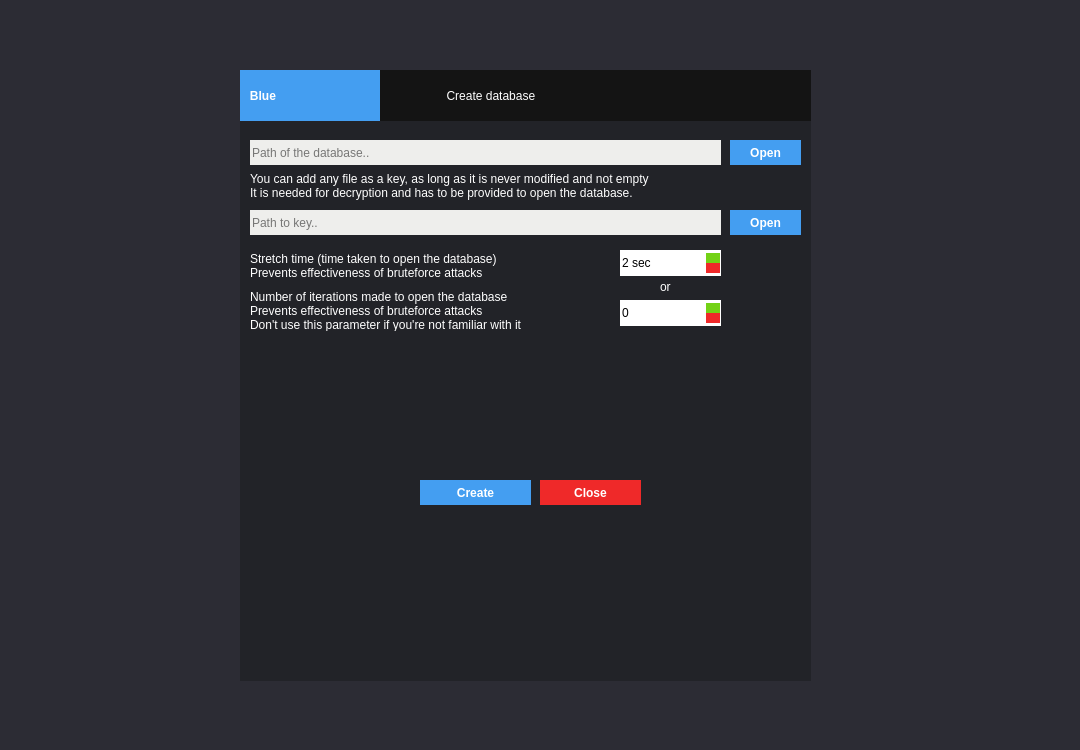
<?xml version="1.0" encoding="UTF-8"?>
<ui version="4.0">
 <class>DatabaseCreator</class>
 <widget class="QWidget" name="DatabaseCreator">
  <property name="geometry">
   <rect>
    <x>0</x>
    <y>0</y>
    <width>1080</width>
    <height>750</height>
   </rect>
  </property>
  <property name="windowTitle">
   <string>Form</string>
  </property>
  <property name="styleSheet">
   <string notr="true">background-color: rgb(44, 44, 52);</string>
  </property>
  <widget class="QPushButton" name="openKey">
   <property name="geometry">
    <rect>
     <x>730</x>
     <y>210</y>
     <width>71</width>
     <height>25</height>
    </rect>
   </property>
   <property name="styleSheet">
    <string notr="true">QPushButton
{
border:0px;
background-color: rgb(68, 158, 241);
color: rgb(255, 255, 255);
font-weight: bold
}

QPushButton::pressed {
background-color: rgb(93, 127, 247);
}</string>
   </property>
   <property name="text">
    <string>Open</string>
   </property>
  </widget>
  <widget class="QLabel" name="label_2">
   <property name="geometry">
    <rect>
     <x>240</x>
     <y>70</y>
     <width>141</width>
     <height>51</height>
    </rect>
   </property>
   <property name="styleSheet">
    <string notr="true">background-color: rgb(68, 158, 241);
color: rgb(255, 255, 255);
font: 75 22pt &quot;DejaVu Sans&quot;;
font-weight: bold</string>
   </property>
   <property name="text">
    <string>   Blue</string>
   </property>
  </widget>
  <widget class="QLabel" name="label_3">
   <property name="geometry">
    <rect>
     <x>380</x>
     <y>70</y>
     <width>431</width>
     <height>51</height>
    </rect>
   </property>
   <property name="styleSheet">
    <string notr="true">color: rgb(255, 255, 255);
font: 16pt &quot;DejaVu Sans&quot;;
background-color: rgb(20, 20, 20);</string>
   </property>
   <property name="text">
    <string>                    Create database</string>
   </property>
  </widget>
  <widget class="QLabel" name="label">
   <property name="geometry">
    <rect>
     <x>240</x>
     <y>70</y>
     <width>571</width>
     <height>611</height>
    </rect>
   </property>
   <property name="styleSheet">
    <string notr="true">background-color: rgb(34, 35, 40);</string>
   </property>
   <property name="frameShape">
    <enum>QFrame::NoFrame</enum>
   </property>
   <property name="lineWidth">
    <number>1</number>
   </property>
   <property name="text">
    <string/>
   </property>
  </widget>
  <widget class="QWidget" name="widget" native="true">
   <property name="geometry">
    <rect>
     <x>240</x>
     <y>360</y>
     <width>571</width>
     <height>281</height>
    </rect>
   </property>
   <property name="styleSheet">
    <string notr="true">background-color: rgb(34, 35, 40);</string>
   </property>
   <widget class="QPushButton" name="close">
    <property name="geometry">
     <rect>
      <x>300</x>
      <y>120</y>
      <width>101</width>
      <height>25</height>
     </rect>
    </property>
    <property name="styleSheet">
     <string notr="true">QPushButton
{
border:0px;
background-color: rgb(239, 41, 41);
color: rgb(255, 255, 255);
font-weight: bold
}

QPushButton::pressed {
background-color: rgb(164, 0, 0);
}</string>
    </property>
    <property name="text">
     <string>Close</string>
    </property>
   </widget>
   <widget class="QPushButton" name="ok">
    <property name="geometry">
     <rect>
      <x>180</x>
      <y>120</y>
      <width>111</width>
      <height>25</height>
     </rect>
    </property>
    <property name="styleSheet">
     <string notr="true">QPushButton
{
border:0px;
background-color: rgb(68, 158, 241);
color: rgb(255, 255, 255);
font-weight: bold
}

QPushButton::pressed {
background-color: rgb(93, 127, 247);
}</string>
    </property>
    <property name="text">
     <string>Create</string>
    </property>
   </widget>
  </widget>
  <widget class="QPushButton" name="open">
   <property name="geometry">
    <rect>
     <x>730</x>
     <y>140</y>
     <width>71</width>
     <height>25</height>
    </rect>
   </property>
   <property name="styleSheet">
    <string notr="true">QPushButton
{
border:0px;
background-color: rgb(68, 158, 241);
color: rgb(255, 255, 255);
font-weight: bold
}

QPushButton::pressed {
background-color: rgb(93, 127, 247);
}</string>
   </property>
   <property name="text">
    <string>Open</string>
   </property>
  </widget>
  <widget class="QLineEdit" name="database">
   <property name="geometry">
    <rect>
     <x>250</x>
     <y>140</y>
     <width>471</width>
     <height>25</height>
    </rect>
   </property>
   <property name="styleSheet">
    <string notr="true">background-color: rgb(238, 238, 236);
color: rgb(0, 0, 0);
border-radius:0px</string>
   </property>
   <property name="text">
    <string/>
   </property>
   <property name="maxLength">
    <number>10000</number>
   </property>
   <property name="placeholderText">
    <string>Path of the database..</string>
   </property>
  </widget>
  <widget class="QLineEdit" name="key">
   <property name="geometry">
    <rect>
     <x>250</x>
     <y>210</y>
     <width>471</width>
     <height>25</height>
    </rect>
   </property>
   <property name="styleSheet">
    <string notr="true">background-color: rgb(238, 238, 236);
color: rgb(0, 0, 0);
border-radius:0px</string>
   </property>
   <property name="text">
    <string/>
   </property>
   <property name="maxLength">
    <number>10000</number>
   </property>
   <property name="placeholderText">
    <string>Path to key..</string>
   </property>
  </widget>
  <widget class="QLabel" name="label_4">
   <property name="geometry">
    <rect>
     <x>250</x>
     <y>170</y>
     <width>431</width>
     <height>31</height>
    </rect>
   </property>
   <property name="styleSheet">
    <string notr="true">background-color: rgb(34, 35, 40);
color: rgb(255, 255, 255);
font: 8pt &quot;DejaVu Sans&quot;;</string>
   </property>
   <property name="text">
    <string>You can add any file as a key, as long as it is never modified and not empty
It is needed for decryption and has to be provided to open the database.</string>
   </property>
  </widget>
  <widget class="QSpinBox" name="stretchTime">
   <property name="geometry">
    <rect>
     <x>620</x>
     <y>250</y>
     <width>101</width>
     <height>26</height>
    </rect>
   </property>
   <property name="styleSheet">
    <string notr="true">QSpinBox {
background-color: rgb(255, 255, 255);
border-radius:0px
}
QSpinBox::up-button {
background-color: rgb(115, 210, 22);
}

QSpinBox::down-button {
background-color: rgb(239, 41, 41);
}</string>
   </property>
   <property name="buttonSymbols">
    <enum>QAbstractSpinBox::UpDownArrows</enum>
   </property>
   <property name="suffix">
    <string> sec</string>
   </property>
   <property name="minimum">
    <number>1</number>
   </property>
   <property name="maximum">
    <number>999999999</number>
   </property>
   <property name="value">
    <number>2</number>
   </property>
  </widget>
  <widget class="QLabel" name="label_5">
   <property name="geometry">
    <rect>
     <x>250</x>
     <y>250</y>
     <width>331</width>
     <height>31</height>
    </rect>
   </property>
   <property name="styleSheet">
    <string notr="true">background-color: rgb(34, 35, 40);
color: rgb(255, 255, 255);
font: 8pt &quot;DejaVu Sans&quot;;</string>
   </property>
   <property name="text">
    <string>Stretch time (time taken to open the database)
Prevents effectiveness of bruteforce attacks </string>
   </property>
  </widget>
  <widget class="QLabel" name="label_6">
   <property name="geometry">
    <rect>
     <x>250</x>
     <y>290</y>
     <width>331</width>
     <height>41</height>
    </rect>
   </property>
   <property name="styleSheet">
    <string notr="true">background-color: rgb(34, 35, 40);
color: rgb(255, 255, 255);
font: 8pt &quot;DejaVu Sans&quot;;</string>
   </property>
   <property name="text">
    <string>Number of iterations made to open the database
Prevents effectiveness of bruteforce attacks
Don't use this parameter if you're not familiar with it</string>
   </property>
  </widget>
  <widget class="QSpinBox" name="iterationTime">
   <property name="geometry">
    <rect>
     <x>620</x>
     <y>300</y>
     <width>101</width>
     <height>26</height>
    </rect>
   </property>
   <property name="styleSheet">
    <string notr="true">QSpinBox {
background-color: rgb(255, 255, 255);
border-radius:0px
}
QSpinBox::up-button {
background-color: rgb(115, 210, 22);
}

QSpinBox::down-button {
background-color: rgb(239, 41, 41);
}</string>
   </property>
   <property name="buttonSymbols">
    <enum>QAbstractSpinBox::UpDownArrows</enum>
   </property>
   <property name="suffix">
    <string/>
   </property>
   <property name="minimum">
    <number>0</number>
   </property>
   <property name="maximum">
    <number>999999999</number>
   </property>
   <property name="value">
    <number>0</number>
   </property>
  </widget>
  <widget class="QLabel" name="label_7">
   <property name="geometry">
    <rect>
     <x>660</x>
     <y>276</y>
     <width>21</width>
     <height>21</height>
    </rect>
   </property>
   <property name="styleSheet">
    <string notr="true">background-color: rgb(34, 35, 40);
color: rgb(255, 255, 255);
font: 8pt &quot;DejaVu Sans&quot;;</string>
   </property>
   <property name="text">
    <string>or</string>
   </property>
  </widget>
  <zorder>label</zorder>
  <zorder>openKey</zorder>
  <zorder>label_2</zorder>
  <zorder>label_3</zorder>
  <zorder>widget</zorder>
  <zorder>open</zorder>
  <zorder>database</zorder>
  <zorder>key</zorder>
  <zorder>label_4</zorder>
  <zorder>stretchTime</zorder>
  <zorder>label_5</zorder>
  <zorder>label_6</zorder>
  <zorder>iterationTime</zorder>
  <zorder>label_7</zorder>
 </widget>
 <resources/>
 <connections/>
</ui>
